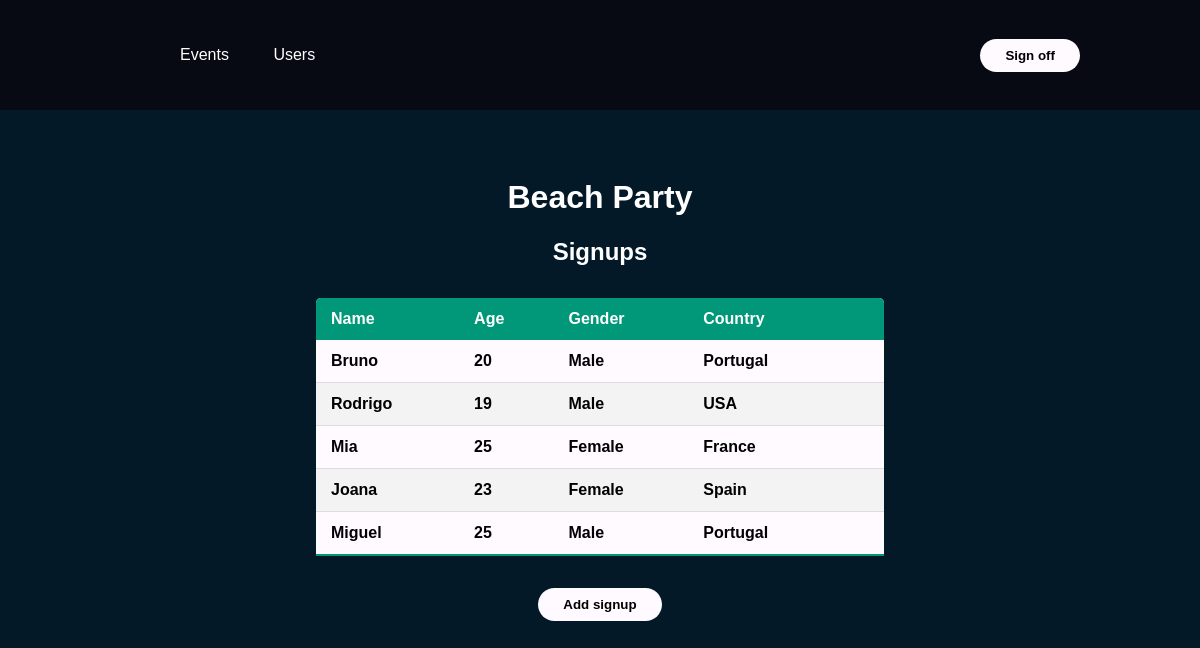
The page /eventsView.php?ID=1 (signed in) on the database its author committed.
### tables this page shows
CREATE TABLE `events` (
  `eventsId` int(11) NOT NULL,
  `eventName` text NOT NULL,
  `eventType` text NOT NULL,
  `eventCapacity` int(11) NOT NULL,
  `eventCountry` text NOT NULL,
  `eventSchedule` text NOT NULL
);

CREATE TABLE `signups` (
  `SignupsId` int(11) NOT NULL,
  `userID` int(11) NOT NULL,
  `eventId` int(11) NOT NULL
);

CREATE TABLE `users` (
  `userID` int(11) NOT NULL,
  `userName` varchar(128) NOT NULL,
  `userEmail` varchar(128) NOT NULL,
  `userUID` varchar(128) NOT NULL,
  `userAge` int(64) NOT NULL,
  `userCountry` varchar(64) NOT NULL,
  `userGender` varchar(64) NOT NULL,
  `userPassword` varchar(128) NOT NULL,
  `userAdmin` tinyint(1) NOT NULL
);

### eventsView.php (the view, shortened to what this page needs)
<?php
    include("includes/db.inc.php");
    $id = $_GET["ID"];
    $sql = "SELECT * FROM events WHERE eventsId=" . $id;
    $result = mysqli_query($conn, $sql);
    $event = mysqli_fetch_assoc($result);
    $sql = "SELECT * FROM signups LEFT JOIN users ON signups.userId = users.userID WHERE Signups.eventId = " . $id;
    $result = mysqli_query($conn, $sql);
?>
<!DOCTYPE html>
<html lang="en">
<head>
    <link rel="stylesheet" href="style.css">
</head>
<body>
    <header>
        <nav>
            <ul class="navLinks">
                <li><a href="">Events</a></li>
                <li><a href="users.php">Users</a></li>
            </ul>
        </nav>
        <a href="includes/logout.inc.php"><button>Sign off</button></a>
    </header>
    <div>
        <h1 style="text-align:center; color:white; padding-top:1.5em"><?= $event["eventName"] ?></h1>
        <h2 style="text-align:center; color:white;">Signups</h2>
        <div class = "table" >
            <table class="content-table">
                <thead>
                    <tr>
                        <th>Name</th>
                        <th>Age</th>
                        <th>Gender</th>
                        <th>Country</th>
                        <th></th>
                    </tr>
                </thead>
                <tbody>
                    <?php while($signups = mysqli_fetch_assoc($result)) { ?>
                        <tr>
                            <td><?= $signups["userName"] ?></td>
                            <td><?= $signups["userAge"] ?></td>
                            <td><?= $signups["userGender"] ?></td>
                            <td><?= $signups["userCountry"] ?></td>
                            <td></td>
                        </tr>
                    <?php } ?>
                </tbody>
            </table>
        </div>
        <div style="display:flex; justify-content:center">
            <button onclick="window.location.href = 'signup.add.php?ID=<?= $id?>';">Add signup</button>
        </div>
    </div>
</body>
</html>

### style.css (style rules this page uses)
:root { font-weight: bold; font-size: medium; --background-color:#031927; --secondary-color:#070A13; --third-color:#FFFAFF; background-color: var(--background-color); }
* { box-sizing: border-box; }
body { width: 100%; height: 100%; margin:0; padding:0; font-family: sans-serif; }
header { display: flex; justify-content: space-between; align-items: center; padding:30px 10%; background: var(--secondary-color); }
nav li,a { font-weight: 500; color:white; text-decoration: none; }
button { font-weight: bold; padding:9px 25px; background-color: var(--third-color); border:none; border-radius: 50px; cursor: pointer; transition: all 0.3 ease 0s; }
.navLinks { list-style: none; }
.navLinks li { display: inline-block; padding: 0 20px; }
table { align-items: center; width:50%; background-color: var(--third-color); }
.table { margin:2em; display: flex; align-items: center; justify-content: center; }
.content-table { max-height: 1em; overflow-y:scroll; border-collapse: collapse; border-radius: 5px 5px 0 0; overflow: hidden; }
.content-table thead tr { background-color: #009879; color:#FFFFFF; text-align: left; }
.content-table th, .content-table td { padding: 12px 15px; }
.content-table tbody tr { border-bottom: 1px solid #dddddd; }
.content-table tbody tr:nth-of-type(even) { background-color: #f3f3f3; }
.content-table tbody tr:last-of-type { border-bottom: 2px solid #009879; }

### rows shown on the page
events: eventName "Beach Party"
signups: userID.userName "Bruno", userID.userAge "20", userID.userGender "Male", userID.userCountry "Portugal"
signups: userID.userName "Rodrigo", userID.userAge "19", userID.userGender "Male", userID.userCountry "USA"
signups: userID.userName "Mia", userID.userAge "25", userID.userGender "Female", userID.userCountry "France"
signups: userID.userName "Joana", userID.userAge "23", userID.userGender "Female", userID.userCountry "Spain"
signups: userID.userName "Miguel", userID.userAge "25", userID.userGender "Male", userID.userCountry "Portugal"
